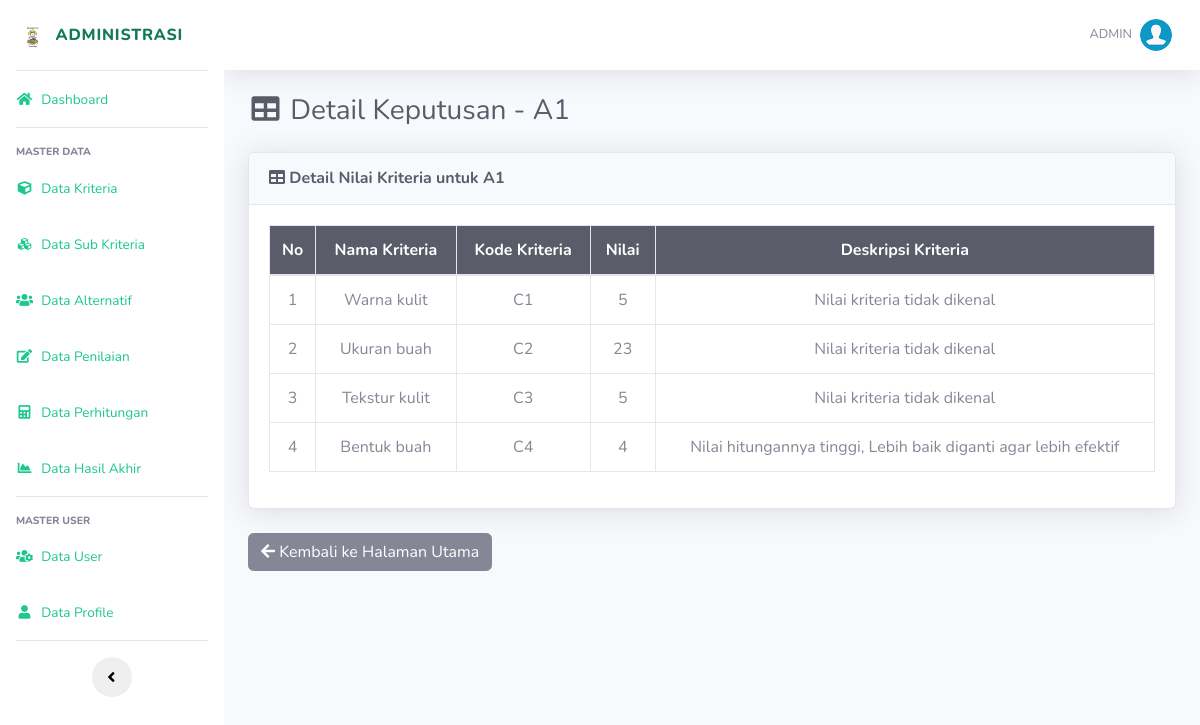
/detail.php?nama_alternatif=A1 (signed in), run on the app's committed database.
### tables this page shows
CREATE TABLE `kriteria` (
  `id_kriteria` int(11) NOT NULL,
  `kode_kriteria` varchar(10) NOT NULL,
  `nama` varchar(50) NOT NULL,
  `bobot` float NOT NULL,
  `ada_pilihan` tinyint(1) DEFAULT NULL
);

### includes/functions.php (called while the page is built, shortened)
<?php
function get_role() {
	if(isset($_SESSION['user_id']) && isset($_SESSION['role'])) {
		if($_SESSION['role'] == '1') {
			return 'admin';
		} else {
			return 'user';
		}
	} else {
		return false;
	}
}
?>

### detail.php (the view, shortened to what this page needs)
<?php
require_once('includes/init.php');
$user_role = get_role();
if ($user_role == 'admin' || $user_role == 'user') {
    require_once('template/header.php');
    $nama_alternatif = isset($_GET['nama_alternatif']) ? $_GET['nama_alternatif'] : '';
    $q1 = mysqli_query($koneksi, "SELECT id_alternatif FROM alternatif WHERE nama = '" . mysqli_real_escape_string($koneksi, $nama_alternatif) . "'");
    $alternatif = mysqli_fetch_array($q1);
    $id_alternatif = $alternatif['id_alternatif'];
    $kriterias = array();
    $q2 = mysqli_query($koneksi, "SELECT * FROM kriteria ORDER BY kode_kriteria ASC");
    while ($krit = mysqli_fetch_array($q2)) {
        $kriterias[$krit['id_kriteria']] = [
            'id_kriteria' => $krit['id_kriteria'],
            'kode_kriteria' => $krit['kode_kriteria'],
            'nama' => $krit['nama'],
            'bobot' => $krit['bobot'],
            'ada_pilihan' => $krit['ada_pilihan']
        ];
    }
    $matriks_x = array();
    foreach ($kriterias as $kriteria) {
        $id_kriteria = $kriteria['id_kriteria'];
        if ($kriteria['ada_pilihan'] == 1) {
            $q4 = mysqli_query($koneksi, "SELECT sub_kriteria.nilai FROM penilaian JOIN sub_kriteria ON penilaian.nilai=sub_kriteria.id_sub_kriteria WHERE penilaian.id_alternatif='$id_alternatif' AND penilaian.id_kriteria='$id_kriteria'");
            $data = mysqli_fetch_array($q4);
            $nilai = $data['nilai'];
        } else {
            $q4 = mysqli_query($koneksi, "SELECT nilai FROM penilaian WHERE id_alternatif='$id_alternatif' AND id_kriteria='$id_kriteria'");
            $data = mysqli_fetch_array($q4);
            $nilai = $data['nilai'];
        }
        $matriks_x[$id_kriteria] = $nilai;
    }
?>
    <div class="d-sm-flex align-items-center justify-content-between mb-4">
        <h1 class="h3 mb-0 text-gray-800"><i class="fas fa-fw fa-table"></i> Detail Keputusan - <?= htmlspecialchars($nama_alternatif) ?></h1>
    </div>
    <div class="card shadow mb-4">
        <div class="card-header py-3">
            <h6 class="m-0 font-weight-bold text-dark"><i class="fa fa-table"></i> Detail Nilai Kriteria untuk <?= htmlspecialchars($nama_alternatif) ?></h6>
        </div>
        <div class="card-body">
            <div class="table-responsive">
                <table class="table table-bordered" width="100%" cellspacing="0">
                    <thead class="bg-dark text-white">
                        <tr align="center">
                            <th width="5%">No</th>
                            <th>Nama Kriteria</th>
                            <th>Kode Kriteria</th>
                            <th>Nilai</th>
                            <th>Deskripsi Kriteria</th>
                        </tr>
                    </thead>
                    <tbody>
                        <?php
                            $no = 1;
                            foreach ($kriterias as $kriteria) {
                                $nilai = isset($matriks_x[$kriteria['id_kriteria']]) ? $matriks_x[$kriteria['id_kriteria']] : 'Tidak Ada Data';
                                $deskripsi = '';
                                switch ($nilai) {
                                    case 4:
                                        $deskripsi = 'Nilai hitungannya tinggi, Lebih baik diganti agar lebih efektif';
                                        break;
                                    default:
                                        $deskripsi = 'Nilai kriteria tidak dikenal';
                                }
                        ?>
                        <tr align="center">
                            <td><?= $no; ?></td>
                            <td><?= htmlspecialchars($kriteria['nama']) ?></td>
                            <td><?= htmlspecialchars($kriteria['kode_kriteria']) ?></td>
                            <td><?= htmlspecialchars($nilai) ?></td>
                            <td><?= htmlspecialchars($deskripsi) ?></td>
                        </tr>
                        <?php
                                $no++;
                            }
                        ?>
                    </tbody>
                </table>
            </div>
        </div>
    </div>
    <div class="d-sm-flex align-items-center justify-content-between mb-4">
        <a href="hasil.php" class="btn btn-secondary"><i class="fa fa-arrow-left"></i> Kembali ke Halaman Utama</a>
    </div>
<?php
    require_once('template/footer.php');
} else {
    header('Location: login.php');
}
?>

### data on the page
kriteria: nama "Warna kulit", kode_kriteria "C1", id_kriteria "5", id_kriteria "Nilai kriteria tidak dikenal"
kriteria: nama "Ukuran buah", kode_kriteria "C2", id_kriteria "23", id_kriteria "Nilai kriteria tidak dikenal"
kriteria: nama "Tekstur kulit", kode_kriteria "C3", id_kriteria "5", id_kriteria "Nilai kriteria tidak dikenal"
kriteria: nama "Bentuk buah", kode_kriteria "C4", id_kriteria "4", id_kriteria "Nilai hitungannya tinggi, Lebih baik diganti agar lebih efektif"

### other printed values
$_SESSION['username'] "ADMIN"
$nama_alternatif "A1"
